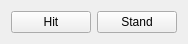
<?xml version="1.0" encoding="UTF-8"?>
<ui version="4.0">
 <class>GameControls</class>
 <widget class="QWidget" name="GameControls">
  <property name="geometry">
   <rect>
    <x>0</x>
    <y>0</y>
    <width>184</width>
    <height>42</height>
   </rect>
  </property>
  <property name="windowTitle">
   <string>Form</string>
  </property>
  <layout class="QHBoxLayout" name="horizontalLayout">
   <item>
    <widget class="QPushButton" name="hitButton">
     <property name="text">
      <string>Hit</string>
     </property>
    </widget>
   </item>
   <item>
    <widget class="QPushButton" name="standButton">
     <property name="text">
      <string>Stand</string>
     </property>
    </widget>
   </item>
  </layout>
 </widget>
 <resources/>
 <connections>
  <connection>
   <sender>hitButton</sender>
   <signal>clicked()</signal>
   <receiver>GameControls</receiver>
   <slot>hit()</slot>
   <hints>
    <hint type="sourcelabel">
     <x>48</x>
     <y>20</y>
    </hint>
    <hint type="destinationlabel">
     <x>91</x>
     <y>20</y>
    </hint>
   </hints>
  </connection>
  <connection>
   <sender>standButton</sender>
   <signal>clicked()</signal>
   <receiver>GameControls</receiver>
   <slot>stand()</slot>
   <hints>
    <hint type="sourcelabel">
     <x>134</x>
     <y>20</y>
    </hint>
    <hint type="destinationlabel">
     <x>91</x>
     <y>20</y>
    </hint>
   </hints>
  </connection>
 </connections>
 <slots>
  <slot>hit()</slot>
  <slot>stand()</slot>
 </slots>
</ui>
